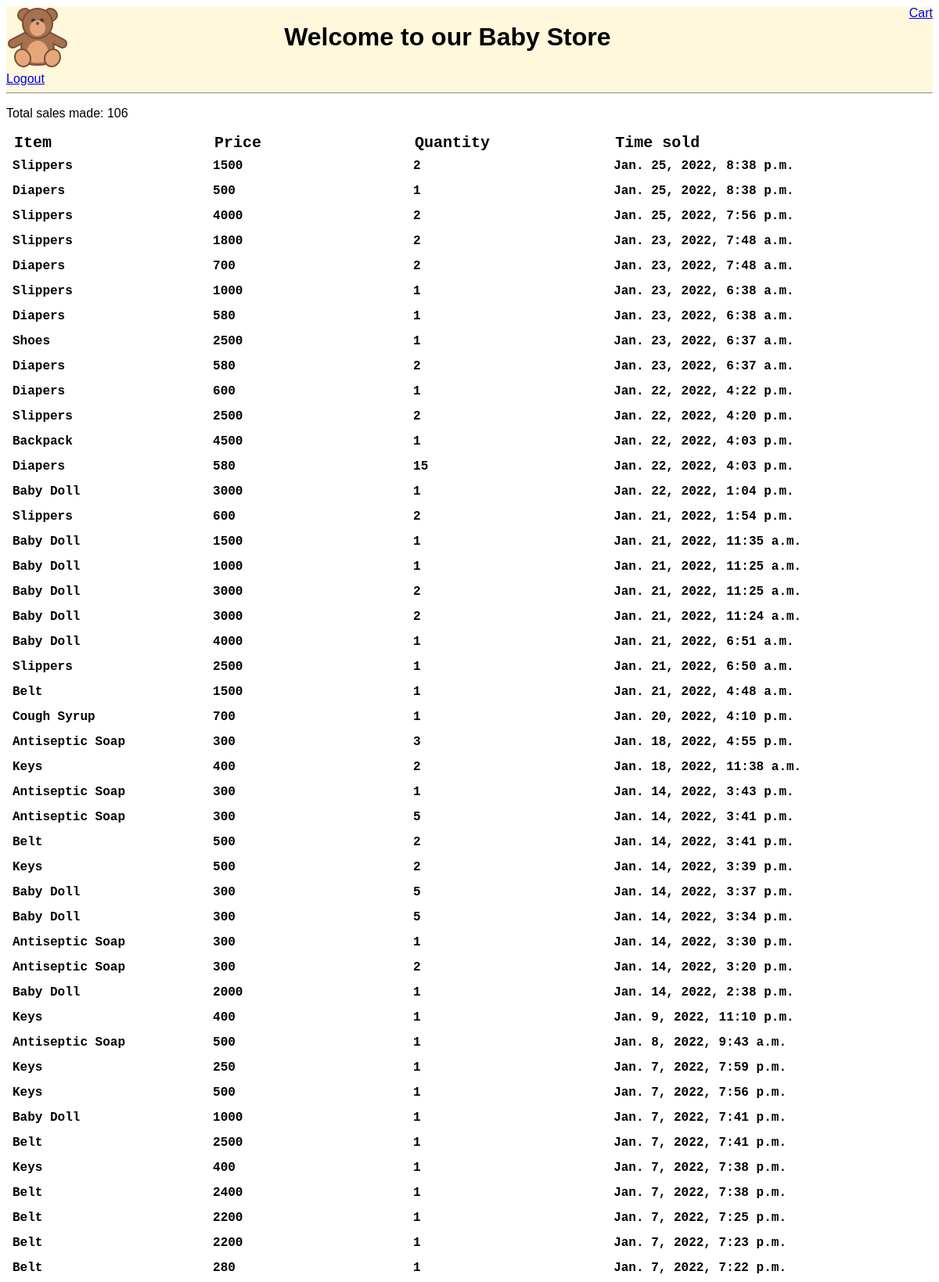
/sales/all_sales (signed in, upper part), run on the app's committed database.
### app/models.py (models this page shows, shortened)
class Sale(models.Model):
    item = models.ForeignKey(Item, on_delete=models.CASCADE)
    price = models.IntegerField(blank=True)
    quantity = models.IntegerField(blank=True)
    time_sold = models.DateTimeField(auto_now=True)
    class Meta:
        ordering = ['-time_sold']

class Item(models.Model):
    department = models.ForeignKey(Department, on_delete=CASCADE)
    brand = models.CharField(max_length=200, blank=True)
    name = models.CharField(max_length=200, unique=True)
    price = models.IntegerField(null=False)
    dozen_price = models.IntegerField(blank=True, null=True)
    quantity = models.IntegerField(default=0)
    time_added = models.DateTimeField(default=datetime.now, blank=True)
    updated = models.DateTimeField(null=True, blank=True)
    class Meta:
        ordering = ['-quantity', '-price']
    def __str__(self):
        return self.name

### app/views.py (the view)
# urls.py: path('sales/all_sales', views.view_all_sales, name='view_all_sales'),
def view_all_sales(request):
    if request.user.is_superuser or request.user.is_staff:
        all_sales = Sale.objects.all()
        context = {"sales": all_sales}
        return render(request, 'app/view_all_sales.html', context)

### app/templates/app/view_all_sales.html (shortened to what this page needs)
{% extends 'main.html' %}
{% block content %}
{% if request.user.is_authenticated %}
<div class="results">
    <table id="result_list">
        <thead>
            {% if sales %}
            <tr>
                <th scope="col" class="sortable column-item">
                    <div class="text">Item</div>
                </th>
                <th scope="col" class="sortable column-price">
                    <div class="text">Price</div>
                </th>
                <th scope="col" class="sortable column-quantity">
                    <div class="text">Quantity</div>
                </th>
                <th scope="col" class="sortable column-time_sold sorted descending">
                    <div class="text">Time sold</div>
                </th>
            </tr>
        </thead>
        <tbody>
            {%for sale in sales%}
            <tr>
                <th class="field-item nowrap" style="font-weight: 650;">{{sale.item|title}}</th>
                <td class="field-price">{{sale.price}}</td>
                <td class="field-quantity">{{sale.quantity}}</td>
                <td class="field-time_sold nowrap">{{sale.time_sold}}</td>
            </tr>
            {% endfor %}
            <p>Total sales made: {{sales.count}}</p>
        </tbody>
    </table>
    {% endif %}
</div>
{% endif %}
{% endblock content %}

### templates/main.html (style rules this page uses)
body { font-size: medium; font-style: normal; font-family: 'Trebuchet MS', 'Lucida Sans Unicode', 'Lucida Grande', 'Lucida Sans', Arial, sans-serif; }

### app/templates/app/view_all_sales.html (style rules this page uses)
table { border-collapse: collapse; }
tr { font-family: "Bitstream Vera Sans Mono", monaco, "Courier New", Courier, monospace; font-size: 14px; font-weight: bold; font-style: normal; display: grid; text-align: left; grid-template-columns: 1fr 1fr 1fr 1fr; max-width: 100%; }
td, th { font-size: 16px; line-height: 16px; border-bottom: 1px solid var(--hairline-color); vertical-align: top; padding: 8px; }
th { font-weight: 700; text-align: left; }
thead th, tfoot td { color: var(--body-quiet-color); padding: 5px 10px; font-size: 20px; background: var(--body-bg); border: none; border-top: 1px solid var(--hairline-color); border-bottom: 1px solid var(--hairline-color); }
tr:nth-child(odd), .row-form-errors { background: var(--body-bg); }
tr:nth-child(even), tr:nth-child(even) .errorlist, tr:nth-child(odd)+.row-form-errors, tr:nth-child(odd)+.row-form-errors .errorlist { background: var(--darkened-bg); }

### data on the page
Sale: item "Slippers", price "1500", quantity "2", time_sold "Jan. 25, 2022, 8:38 p.m."
Sale: item "Diapers", price "500", quantity "1", time_sold "Jan. 25, 2022, 8:38 p.m."
Sale: item "Slippers", price "4000", quantity "2", time_sold "Jan. 25, 2022, 7:56 p.m."
Sale: item "Slippers", price "1800", quantity "2", time_sold "Jan. 23, 2022, 7:48 a.m."
Sale: item "Diapers", price "700", quantity "2", time_sold "Jan. 23, 2022, 7:48 a.m."
Sale: item "Slippers", price "1000", quantity "1", time_sold "Jan. 23, 2022, 6:38 a.m."
Sale: item "Diapers", price "580", quantity "1", time_sold "Jan. 23, 2022, 6:38 a.m."
Sale: item "Shoes", price "2500", quantity "1", time_sold "Jan. 23, 2022, 6:37 a.m."
Sale: item "Diapers", price "580", quantity "2", time_sold "Jan. 23, 2022, 6:37 a.m."
Sale: item "Diapers", price "600", quantity "1", time_sold "Jan. 22, 2022, 4:22 p.m."
Sale: item "Slippers", price "2500", quantity "2", time_sold "Jan. 22, 2022, 4:20 p.m."
Sale: item "Backpack", price "4500", quantity "1", time_sold "Jan. 22, 2022, 4:03 p.m."
Sale: item "Diapers", price "580", quantity "15", time_sold "Jan. 22, 2022, 4:03 p.m."
Sale: item "Baby Doll", price "3000", quantity "1", time_sold "Jan. 22, 2022, 1:04 p.m."
Sale: item "Slippers", price "600", quantity "2", time_sold "Jan. 21, 2022, 1:54 p.m."
Sale: item "Baby Doll", price "1500", quantity "1", time_sold "Jan. 21, 2022, 11:35 a.m."
Sale: item "Baby Doll", price "1000", quantity "1", time_sold "Jan. 21, 2022, 11:25 a.m."
Sale: item "Baby Doll", price "3000", quantity "2", time_sold "Jan. 21, 2022, 11:25 a.m."
Sale: item "Baby Doll", price "3000", quantity "2", time_sold "Jan. 21, 2022, 11:24 a.m."
Sale: item "Baby Doll", price "4000", quantity "1", time_sold "Jan. 21, 2022, 6:51 a.m."
Sale: item "Slippers", price "2500", quantity "1", time_sold "Jan. 21, 2022, 6:50 a.m."
Sale: item "Belt", price "1500", quantity "1", time_sold "Jan. 21, 2022, 4:48 a.m."
Sale: item "Cough Syrup", price "700", quantity "1", time_sold "Jan. 20, 2022, 4:10 p.m."
Sale: item "Antiseptic Soap", price "300", quantity "3", time_sold "Jan. 18, 2022, 4:55 p.m."
Sale: item "Keys", price "400", quantity "2", time_sold "Jan. 18, 2022, 11:38 a.m."
Sale: item "Antiseptic Soap", price "300", quantity "1", time_sold "Jan. 14, 2022, 3:43 p.m."
Sale: item "Antiseptic Soap", price "300", quantity "5", time_sold "Jan. 14, 2022, 3:41 p.m."
Sale: item "Belt", price "500", quantity "2", time_sold "Jan. 14, 2022, 3:41 p.m."
Sale: item "Keys", price "500", quantity "2", time_sold "Jan. 14, 2022, 3:39 p.m."
Sale: item "Baby Doll", price "300", quantity "5", time_sold "Jan. 14, 2022, 3:37 p.m."
Sale: item "Baby Doll", price "300", quantity "5", time_sold "Jan. 14, 2022, 3:34 p.m."
Sale: item "Antiseptic Soap", price "300", quantity "1", time_sold "Jan. 14, 2022, 3:30 p.m."
Sale: item "Antiseptic Soap", price "300", quantity "2", time_sold "Jan. 14, 2022, 3:20 p.m."
Sale: item "Baby Doll", price "2000", quantity "1", time_sold "Jan. 14, 2022, 2:38 p.m."
Sale: item "Keys", price "400", quantity "1", time_sold "Jan. 9, 2022, 11:10 p.m."
Sale: item "Antiseptic Soap", price "500", quantity "1", time_sold "Jan. 8, 2022, 9:43 a.m."
Sale: item "Keys", price "250", quantity "1", time_sold "Jan. 7, 2022, 7:59 p.m."
Sale: item "Keys", price "500", quantity "1", time_sold "Jan. 7, 2022, 7:56 p.m."
Sale: item "Baby Doll", price "1000", quantity "1", time_sold "Jan. 7, 2022, 7:41 p.m."
Sale: item "Belt", price "2500", quantity "1", time_sold "Jan. 7, 2022, 7:41 p.m."
Sale: item "Keys", price "400", quantity "1", time_sold "Jan. 7, 2022, 7:38 p.m."
Sale: item "Belt", price "2400", quantity "1", time_sold "Jan. 7, 2022, 7:38 p.m."
Sale: item "Belt", price "2200", quantity "1", time_sold "Jan. 7, 2022, 7:25 p.m."
Sale: item "Belt", price "2200", quantity "1", time_sold "Jan. 7, 2022, 7:23 p.m."
Sale: item "Belt", price "280", quantity "1", time_sold "Jan. 7, 2022, 7:22 p.m."

### other printed values
{{ sales.count }} "106"
